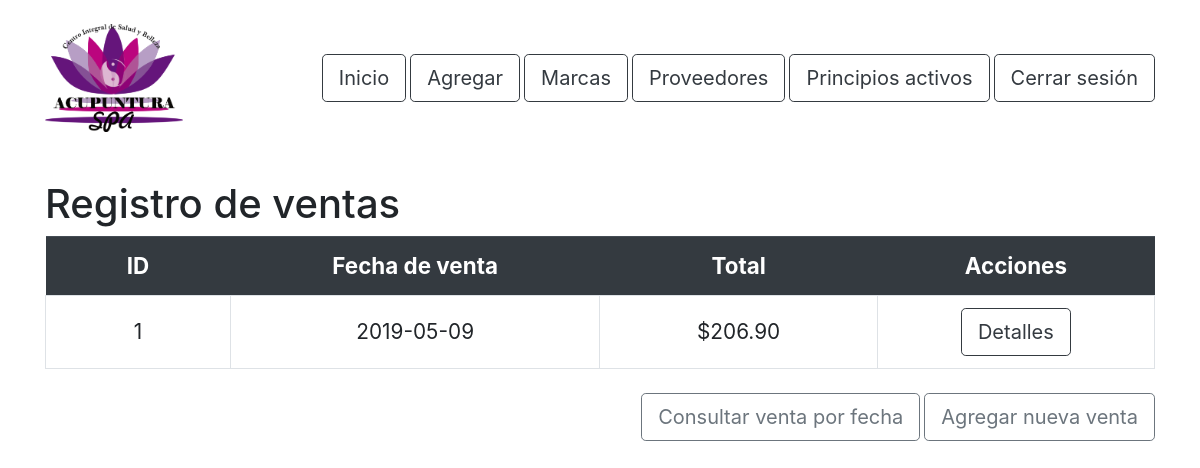
Page /ventas.php on the committed database.
### tables this page shows
CREATE TABLE info_venta(id_venta INT AUTO_INCREMENT NOT NULL, fecha_venta DATE NOT NULL, total_venta DECIMAL(6,2), PRIMARY KEY(id_venta));

### ventas.php (the view, shortened to what this page needs)
<!DOCTYPE html>
<html lang="es">
<head>
    <link rel="stylesheet" href="css/bootstrap.css">
    <link rel="stylesheet" href="css/styles.css">
</head>
<body>
    <header class="container d-flex justify-content-between mt-4">
        <a href="inicio.php"> <img src="img/logo.png" alt="Logo" class="logo"> </a>
        <div class="d-flex align-items-center">
            <a href="inicio.php" class="btn btn-lg btn-outline-dark boton-negro">Inicio</a>
            <a href="agregar.php" class="btn btn-lg btn-outline-dark boton-negro ml-1">Agregar</a>
            <a href="marca.php" class="btn btn-lg btn-outline-dark boton-negro ml-1">Marcas</a>
            <a href="proveedor.php" class="btn btn-lg btn-outline-dark boton-negro ml-1">Proveedores</a>
            <a href="principio_activo.php" class="btn btn-lg btn-outline-dark boton-negro ml-1">Principios activos</a>
            <a href="index.php" class="btn btn-lg btn-outline-dark boton-negro ml-1">Cerrar sesión</a>
        </div>
    </header>
    <section class="container mt-5">
        <h1>Registro de ventas</h1>
        <table class="table">
            <tr class="thead-dark text-center fz-14">
                <th class="align-middle">ID</th>
                <th class="align-middle">Fecha de venta</th>
                <th class="align-middle">Total</th>
                <th class="align-middle">Acciones</th>
            </tr>
            <?php
            try {
                require_once('db_connection.php');
                $sql = "SELECT * FROM info_venta";
                $resultado = $conn->query($sql);
                while ($eventos = $resultado->fetch_assoc()) { ?>
                    <tr class="table-bordered fz-13">
                        <td class="text-center align-middle col-2"><?php echo utf8_encode($eventos['id_venta']); ?></td>
                    	<td class="text-center align-middle col-4"><?php echo utf8_encode($eventos['fecha_venta']); ?></td>
                        <td class="text-center align-middle col-3"><?php echo utf8_encode("$".$eventos['total_venta']); ?></td>
                        <td class="text-center align-middle col-3">
                            <div class="d-flex justify-content-around">
                                <form action="detalles_venta.php" method="post">
                                    <button type="submit" class="btn btn-lg btn-outline-dark boton-negro" name="id_ven" value="<?php echo $eventos['id_venta']?>">Detalles</button>
                                </form>
                            </div>
                        </td>
					</tr>
                <?php }
            }
            catch(Exception $e) {
                echo $e->getMessage();
            } ?>
        </table>
        <div class="d-flex flex-row-reverse mt-4">
            <a href="agregar_venta.php" class="btn btn-lg btn-outline-secondary boton-negro ml-1">Agregar nueva venta</a>
            <a href="consultar_venta.php" class="btn btn-lg btn-outline-secondary boton-negro ml-1">Consultar venta por fecha</a>
        </div>
    </section>
</body>
</html>

### css/styles.css (style rules this page uses)
.logo { max-width: 8.6rem; }
.fz-14 { font-size: 1.4rem; }
.fz-13 { font-size: 1.3rem; }

### rows in the picture
info_venta: id_venta "1", fecha_venta "2019-05-09", total_venta "$206.90"
